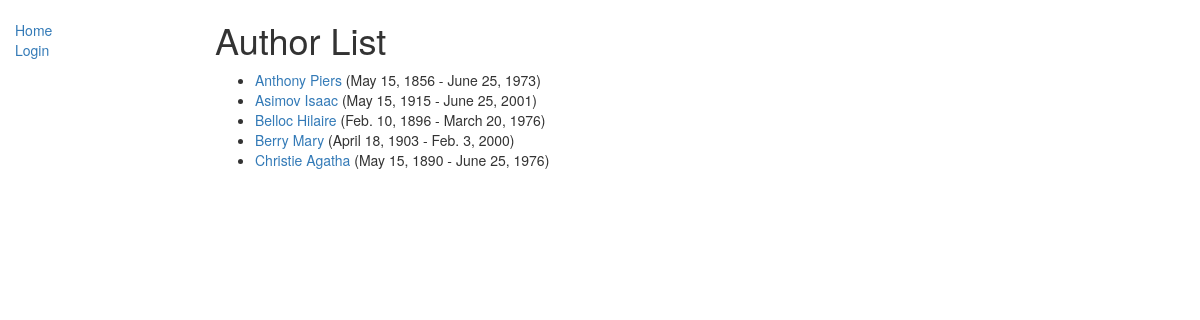
The app's page /catalog/authors/, older data.
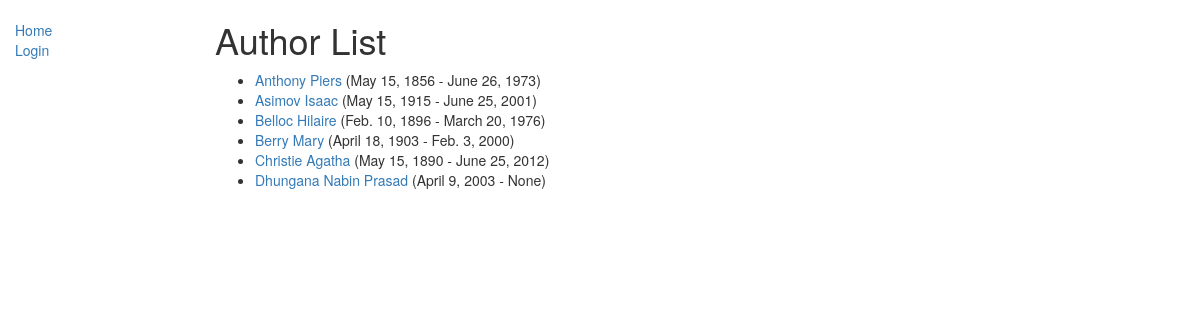
The same page, newer data.
### catalog/models.py (models this page shows, shortened)
class Author(models.Model):
    first_name = models.CharField(max_length=100)
    last_name = models.CharField(max_length=100)
    date_of_birth = models.DateField(null=True, blank=True)
    date_of_death = models.DateField('Died', null=True, blank=True)
    class Meta:
        ordering = ['last_name', 'last_name']
    def get_absolute_url(self):
        return reverse('author-detail', args=[str(self.id)])

### catalog/views.py (the view)
# urls.py: path('authors/', views.AuthorListView.as_view(), name='authors'),
class AuthorListView(generic.ListView):
    model = Author
    paginate_by = 10

### catalog/templates/catalog/author_list.html
{% extends 'base_generic.html' %}
{% block content %}
<h1>Author List</h1>
{% if author_list %}
    <ul>
        {% for author in author_list %}
            <li>
                <a href="{{ author.get_absolute_url }}">{{ author.last_name }} {{ author.first_name }}</a> ({{ author.date_of_birth }} - {{ author.date_of_death }})
            </li>
        {% endfor %}
    </ul>
    {% else %}
    <p>There are authors listed in the library.</p>
{% endif %}
{% endblock %}

### catalog/templates/base_generic.html (shortened to what this page needs)
{% load static %}
<!DOCTYPE html>
<html lang="en">
<head>
    <link rel="stylesheet" href="https://cdn.jsdelivr.net/npm/bootstrap@3.3.7/dist/css/bootstrap.min.css">
    <link rel="stylesheet" href="{% static 'css/styles.css' %}">
</head>
<body>
  <div class="container-fluid">
    <div class="row">
      <div class="col-sm-2">
        {% block sidebar %}
          <ul class="sidebar-nav">
            <li><a href="{% url 'index' %}">Home</a></li>
{% if user.is_authenticated %}
   <li>Hello! {{ user.get_username }}</li>
   <li><a href="{% url 'my-borrowed' %}">My Borrowed</a></li>
   <li><a href="{% url 'books' %}">All books</a></li>
   <li><a href="{% url 'authors' %}">All authors</a></li>
   <li>
     <form id="logout-form" method="POST" action="{% url 'logout' %}">
       {% csrf_token %}
       <button type="submit" class="btn btn-link">Logout</button>
     </form>
   </li>
   {% if user.is_staff %}
<hr>
<ul class="sidebar-nav">
<li>Staff</li>
   <li><a href="{% url 'books-on-loan' %}">All borrowed</a></li>
   {% if perms.catalog.add_book %}
      <li><a href="{% url 'book-create' %}">Create book</a></li>
   {% endif %}
{% if perms.catalog.add_author %}
   <li><a href="{% url 'author-create' %}">Create author</a></li>
{% endif %}
</ul>
{% endif %}
   {% else %}
   <li><a href="{% url 'login' %}?next={{ request.path }}">Login</a></li>
   {% endif %}
          </ul>
        {% endblock %}
      </div>
      <div class="col-sm-10 ">{% block content %}{% endblock %}
      </div>
    </div>
  </div>
</body>
</html>

### catalog/static/css/styles.css (style rules this page uses)
.sidebar-nav { margin-top: 20px; padding: 0; list-style: none; }

Row changes from the older to the newer data that the page shows:
changed Author "Anthony": date_of_death "June 25, 1973" → "June 26, 1973"
changed Author "Christie": date_of_death "June 25, 1976" → "June 25, 2012"
added Author: last_name "Dhungana", first_name "Nabin Prasad", date_of_birth "April 9, 2003", date_of_death "None"
